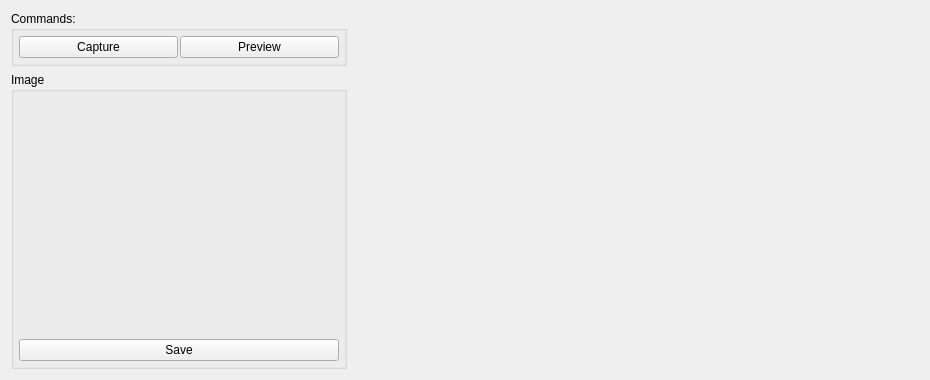
        <widget class="QWidget" name="tabCamera">
         <attribute name="title">
          <string>Camera</string>
         </attribute>
         <layout class="QGridLayout" name="gridLayout_9">
          <item row="0" column="0">
           <layout class="QVBoxLayout" name="verticalLayout_17">
            <item>
             <widget class="QGroupBox" name="groupBox_5">
              <property name="title">
               <string>Commands:</string>
              </property>
              <layout class="QHBoxLayout" name="horizontalLayout_21">
               <property name="spacing">
                <number>2</number>
               </property>
               <property name="leftMargin">
                <number>5</number>
               </property>
               <property name="topMargin">
                <number>5</number>
               </property>
               <property name="rightMargin">
                <number>5</number>
               </property>
               <property name="bottomMargin">
                <number>5</number>
               </property>
               <item>
                <widget class="QPushButton" name="camCaptureBut">
                 <property name="text">
                  <string>Capture</string>
                 </property>
                </widget>
               </item>
               <item>
                <widget class="QPushButton" name="camPreview">
                 <property name="text">
                  <string>Preview</string>
                 </property>
                </widget>
               </item>
              </layout>
             </widget>
            </item>
            <item>
             <widget class="QGroupBox" name="groupBox_6">
              <property name="title">
               <string>Image</string>
              </property>
              <layout class="QVBoxLayout" name="verticalLayout_20">
               <property name="spacing">
                <number>2</number>
               </property>
               <property name="leftMargin">
                <number>5</number>
               </property>
               <property name="topMargin">
                <number>5</number>
               </property>
               <property name="rightMargin">
                <number>5</number>
               </property>
               <property name="bottomMargin">
                <number>5</number>
               </property>
               <item>
                <widget class="QLabel" name="camImage">
                 <property name="minimumSize">
                  <size>
                   <width>320</width>
                   <height>240</height>
                  </size>
                 </property>
                 <property name="maximumSize">
                  <size>
                   <width>320</width>
                   <height>240</height>
                  </size>
                 </property>
                 <property name="text">
                  <string/>
                 </property>
                </widget>
               </item>
               <item>
                <widget class="QPushButton" name="camImageSave">
                 <property name="text">
                  <string>Save</string>
                 </property>
                </widget>
               </item>
              </layout>
             </widget>
            </item>
           </layout>
          </item>
          <item row="0" column="2">
           <spacer name="horizontalSpacer_6">
            <property name="orientation">
             <enum>Qt::Horizontal</enum>
            </property>
            <property name="sizeType">
             <enum>QSizePolicy::MinimumExpanding</enum>
            </property>
            <property name="sizeHint" stdset="0">
             <size>
              <width>572</width>
              <height>20</height>
             </size>
            </property>
           </spacer>
          </item>
          <item row="1" column="0">
           <spacer name="verticalSpacer_20">
            <property name="orientation">
             <enum>Qt::Vertical</enum>
            </property>
            <property name="sizeType">
             <enum>QSizePolicy::MinimumExpanding</enum>
            </property>
            <property name="sizeHint" stdset="0">
             <size>
              <width>20</width>
              <height>0</height>
             </size>
            </property>
           </spacer>
          </item>
         </layout>
        </widget>
